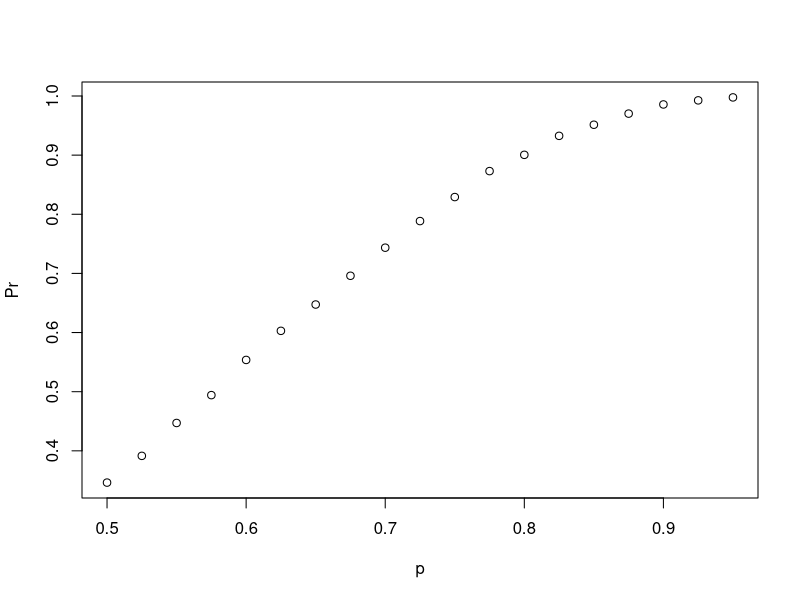
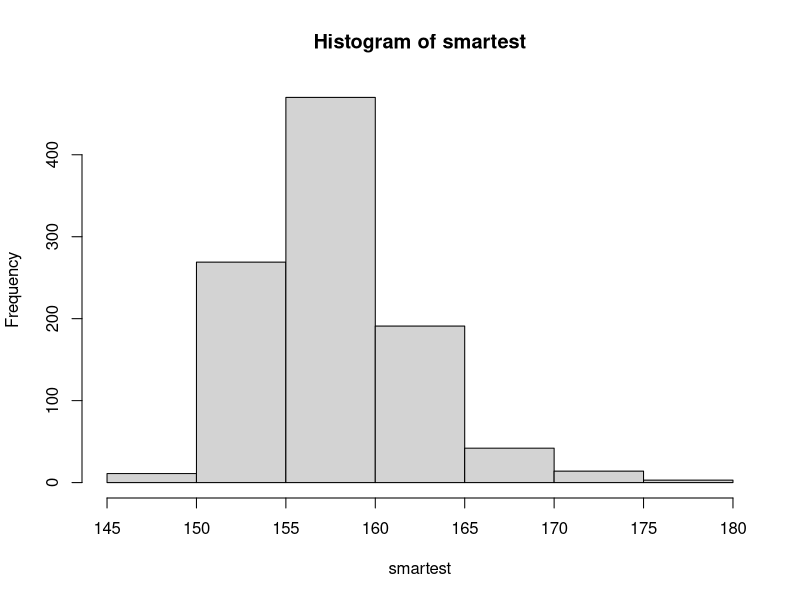

Reproduce these figures in R, in order.
## ---- chunk 1
3 / (3+5+7)
## ---- chunk 2
1- (3/ (3+5+7))
## ---- chunk 3
(3/15) * (12/14)
## ---- chunk 4
3/15 * 12/15
## ---- chunk 5
7 / 15
## ---- chunk 6
(5/6)^6
## ---- chunk 7
1-(0.6^4)
## ---- chunk 8
(choose(6,4) * 0.5^6) + (choose(6,5) * 0.5^6) + (choose(6,6) * 0.5^6)
## ---- chunk 9
B <- 10000
result <- replicate(B, {
    b_win <- sample(c(1,0), 6, replace = TRUE, prob = c(0.5, 0.5))
    sum(b_win)>=4
  })
mean(result)
## ---- chunk 10
B <- 10000
prob_win <- function(p){
  B <- 10000
  result <- replicate(B, {
    win <- sample(c(1,0), 6, replace = TRUE, prob = c(p, 1-p))
    sum(win) >= 4})
  mean(result)}
prob_win(0.5)
## ---- chunk 11
p <- seq(0.5, 0.95, 0.025)
library(tidyverse)
Pr <- sapply(p, prob_win)
plot(p, Pr)
## ---- chunk 12
pnorm(60,64,3)
## ---- chunk 13
1-pnorm(72,64,3)
## ---- chunk 14
pnorm(67,64,3) - pnorm(61,64,3)
## ---- chunk 15
pnorm(67*2.54, 64*2.54, 3*2.54) - pnorm(61*2.54, 64*2.54, 3*2.54)
## ---- chunk 16
pnorm(67,64,3) - pnorm(61,64,3)
## ---- chunk 17
qnorm(0.99,69,3)
## ---- chunk 18
B <- 1000
smartest <- replicate(B, {
  simulated_data <- rnorm(10000, 100, 15)
  max(simulated_data)
  })
hist(smartest)
